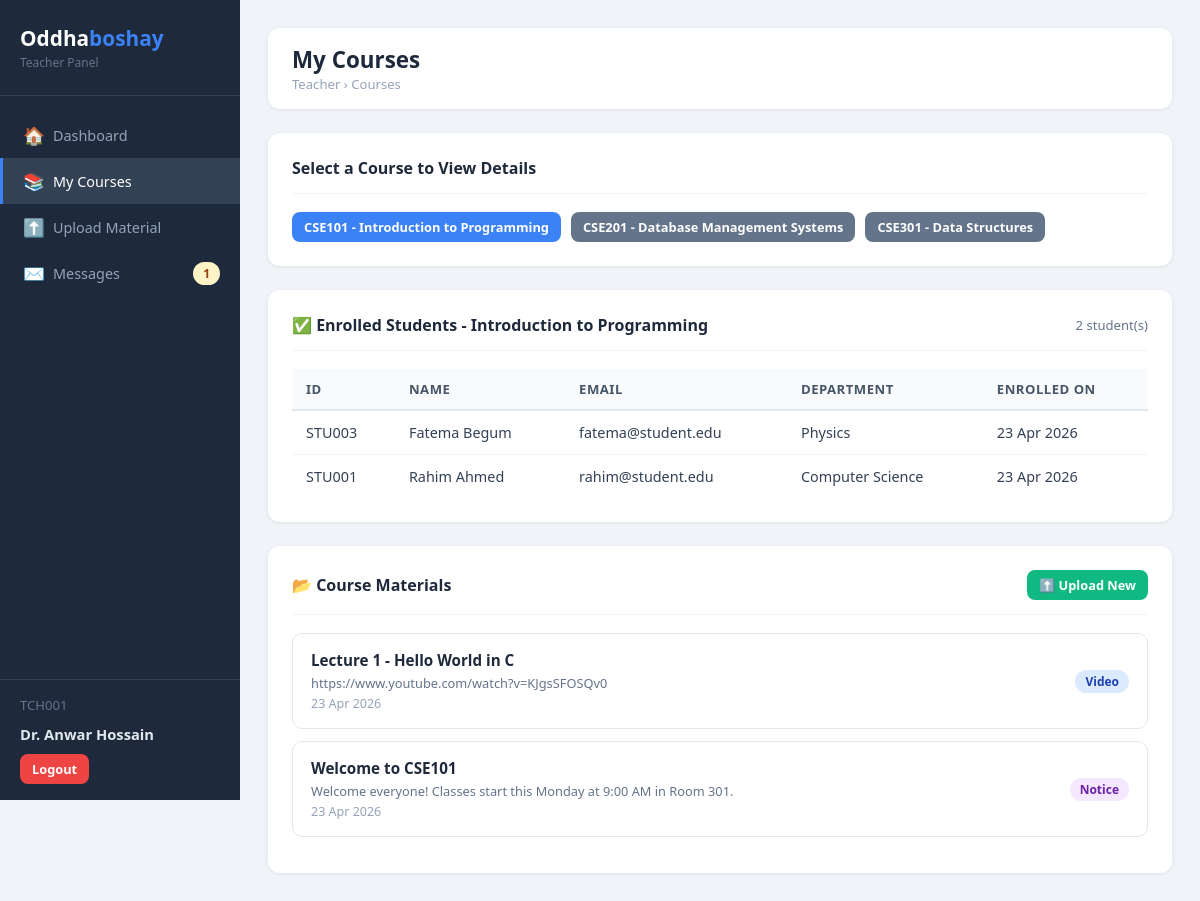
The page /teacher/my_courses.php?course_id=1 (signed in) on the database its author committed.
### tables this page shows
CREATE TABLE IF NOT EXISTS courses (
    id           INT AUTO_INCREMENT PRIMARY KEY,
    course_code  VARCHAR(20)  NOT NULL UNIQUE,       
    course_name  VARCHAR(150) NOT NULL,
    description  TEXT,
    teacher_id   INT,                                
    credits      INT DEFAULT 3,
    created_at   TIMESTAMP DEFAULT CURRENT_TIMESTAMP,
    FOREIGN KEY (teacher_id) REFERENCES teachers(id) ON DELETE SET NULL
);

CREATE TABLE IF NOT EXISTS enrollments (
    id           INT AUTO_INCREMENT PRIMARY KEY,
    student_id   INT NOT NULL,                       
    course_id    INT NOT NULL,                       
    status       ENUM('pending','approved','declined') DEFAULT 'pending',
    requested_at TIMESTAMP DEFAULT CURRENT_TIMESTAMP,
    updated_at   TIMESTAMP DEFAULT CURRENT_TIMESTAMP ON UPDATE CURRENT_TIMESTAMP,
    FOREIGN KEY (student_id) REFERENCES students(id) ON DELETE CASCADE,
    FOREIGN KEY (course_id)  REFERENCES courses(id)  ON DELETE CASCADE,
    UNIQUE KEY   unique_enroll (student_id, course_id)   
);

CREATE TABLE IF NOT EXISTS students (
    id          INT AUTO_INCREMENT PRIMARY KEY,
    student_id  VARCHAR(20)  NOT NULL UNIQUE,        
    name        VARCHAR(100) NOT NULL,
    email       VARCHAR(100) NOT NULL UNIQUE,
    password    VARCHAR(255) NOT NULL,               
    phone       VARCHAR(20),
    department  VARCHAR(100),
    created_at  TIMESTAMP DEFAULT CURRENT_TIMESTAMP
);

CREATE TABLE IF NOT EXISTS course_materials (
    id          INT AUTO_INCREMENT PRIMARY KEY,
    course_id   INT  NOT NULL,                       
    teacher_id  INT  NOT NULL,                       
    type        ENUM('video','pdf','notice') NOT NULL,
    title       VARCHAR(200) NOT NULL,
    content     TEXT,                                
    file_path   VARCHAR(500),                        
    created_at  TIMESTAMP DEFAULT CURRENT_TIMESTAMP,
    FOREIGN KEY (course_id)  REFERENCES courses(id)  ON DELETE CASCADE,
    FOREIGN KEY (teacher_id) REFERENCES teachers(id) ON DELETE CASCADE
);

### teacher/my_courses.php (the view, shortened to what this page needs)
<?php
require_once '../config/db.php';
$tid       = $_SESSION['teacher_id'];
$course_id = intval($_GET['course_id'] ?? 0);
$unread_count = $conn->query("SELECT COUNT(*) as cnt FROM messages WHERE receiver_type='teacher' AND receiver_id=$tid AND is_read=0")->fetch_assoc()['cnt'];
$courses = $conn->query("SELECT * FROM courses WHERE teacher_id=$tid ORDER BY course_code");
$selected_course = null;
$students = null;
$materials = null;
if ($course_id) {
    $selected_course = $conn->query("SELECT * FROM courses WHERE id=$course_id AND teacher_id=$tid")->fetch_assoc();
    if ($selected_course) {
        $students = $conn->query("
            SELECT s.student_id, s.name, s.email, s.department, e.requested_at
            FROM   enrollments e
            JOIN   students s ON e.student_id = s.id
            WHERE  e.course_id=$course_id AND e.status='approved'
            ORDER  BY s.name
        ");
        $materials = $conn->query("SELECT * FROM course_materials WHERE course_id=$course_id ORDER BY type, created_at DESC");
    }
}
?>
<!DOCTYPE html>
<html lang="en">
<head>
    <link rel="stylesheet" href="../assets/css/style.css">
</head>
<body>
<div class="layout">
    <aside class="sidebar">
        <div class="sidebar-brand"><h2>Oddha<span>boshay</span></h2><p>Teacher Panel</p></div>
        <nav class="sidebar-nav">
            <a href="dashboard.php">        <span class="icon">🏠</span> Dashboard</a>
            <a href="my_courses.php" class="active"><span class="icon">📚</span> My Courses</a>
            <a href="upload_material.php">  <span class="icon">⬆️</span> Upload Material</a>
            <a href="messages.php">         <span class="icon">✉️</span> Messages
                <?php if ($unread_count > 0): ?><span class="badge badge-pending" style="margin-left:auto;"><?= $unread_count ?></span><?php endif; ?>
            </a>
        </nav>
        <div class="sidebar-footer">
            <div class="user-info"><?= htmlspecialchars($_SESSION['teacher_tid']) ?></div>
            <div class="user-name"><?= htmlspecialchars($_SESSION['teacher_name']) ?></div>
            <a href="logout.php" class="btn btn-danger btn-sm" style="margin-top:10px;">Logout</a>
        </div>
    </aside>
    <main class="main-content">
        <div class="top-header">
            <div><h1>My Courses</h1><div class="breadcrumb">Teacher &rsaquo; Courses</div></div>
        </div>
        <div class="card">
            <div class="card-header"><h3>Select a Course to View Details</h3></div>
            <div style="display:flex;gap:10px;flex-wrap:wrap;">
                <?php while ($c = $courses->fetch_assoc()): ?>
                <a href="?course_id=<?= $c['id'] ?>"
                   class="btn <?= $c['id'] == $course_id ? 'btn-primary' : 'btn-secondary' ?> btn-sm">
                    <?= htmlspecialchars($c['course_code']) ?> - <?= htmlspecialchars($c['course_name']) ?>
                </a>
                <?php endwhile; ?>
            </div>
        </div>
        <?php if ($selected_course): ?>
        <div class="card">
            <div class="card-header">
                <h3>✅ Enrolled Students - <?= htmlspecialchars($selected_course['course_name']) ?></h3>
                <span style="font-size:0.82rem;color:#64748b;"><?= $students->num_rows ?> student(s)</span>
            </div>
            <?php if ($students->num_rows === 0): ?>
                <div class="empty-state"><span class="empty-icon">📭</span><p>No students enrolled yet.</p></div>
            <?php else: ?>
                <div class="table-wrapper">
                    <table>
                        <thead><tr><th>ID</th><th>Name</th><th>Email</th><th>Department</th><th>Enrolled On</th></tr></thead>
                        <tbody>
                            <?php while ($s = $students->fetch_assoc()): ?>
                            <tr>
                                <td><?= htmlspecialchars($s['student_id']) ?></td>
                                <td><?= htmlspecialchars($s['name']) ?></td>
                                <td><?= htmlspecialchars($s['email']) ?></td>
                                <td><?= htmlspecialchars($s['department']) ?></td>
                                <td><?= date('d M Y', strtotime($s['requested_at'])) ?></td>
                            </tr>
                            <?php endwhile; ?>
                        </tbody>
                    </table>
                </div>
            <?php endif; ?>
        </div>
        <div class="card">
            <div class="card-header">
                <h3>📂 Course Materials</h3>
                <a href="upload_material.php?course_id=<?= $selected_course['id'] ?>" class="btn btn-success btn-sm">⬆️ Upload New</a>
            </div>
            <?php if ($materials->num_rows === 0): ?>
                <div class="empty-state"><span class="empty-icon">📂</span><p>No materials uploaded for this course.</p></div>
            <?php else: ?>
                <?php while ($m = $materials->fetch_assoc()): ?>
                <div class="material-card">
                    <div class="mat-info">
                        <h4><?= htmlspecialchars($m['title']) ?></h4>
                        <p><?= htmlspecialchars($m['content'] ?: $m['file_path'] ?: '') ?></p>
                        <small style="color:#94a3b8;"><?= date('d M Y', strtotime($m['created_at'])) ?></small>
                    </div>
                    <span class="badge badge-<?= $m['type'] ?>"><?= ucfirst($m['type']) ?></span>
                </div>
                <?php endwhile; ?>
            <?php endif; ?>
        </div>
        <?php endif; ?>
    </main>
</div>
</body>
</html>

### assets/css/style.css (style rules this page uses)
* { margin: 0; padding: 0; box-sizing: border-box; }
body { font-family: 'Segoe UI', Tahoma, Geneva, Verdana, sans-serif; background: #f0f4f8; color: #334155; font-size: 15px; }
a { text-decoration: none; color: inherit; }
.btn { display: inline-block; padding: 10px 20px; border: none; border-radius: 8px; font-size: 0.9rem; font-weight: 600; cursor: pointer; transition: opacity 0.2s, transform 0.1s; text-align: center; }
.btn-primary { background: #3b82f6; color: #fff; }
.btn-success { background: #10b981; color: #fff; }
.btn-danger { background: #ef4444; color: #fff; }
.btn-secondary { background: #64748b; color: #fff; }
.btn-sm { padding: 6px 12px; font-size: 0.8rem; }
.layout { display: flex; min-height: 100vh; }
.sidebar { width: 240px; background: #1e293b; color: #e2e8f0; display: flex; flex-direction: column; flex-shrink: 0; position: fixed; top: 0; left: 0; height: 100vh; overflow-y: auto; z-index: 100; }
.sidebar-brand { padding: 24px 20px; border-bottom: 1px solid #334155; }
.sidebar-brand h2 { font-size: 1.3rem; font-weight: 700; color: #fff; }
.sidebar-brand h2 span { color: #3b82f6; }
.sidebar-brand p { font-size: 0.75rem; color: #64748b; margin-top: 2px; }
.sidebar-nav { padding: 16px 0; flex: 1; }
.sidebar-nav a { display: flex; align-items: center; gap: 10px; padding: 11px 20px; color: #94a3b8; font-size: 0.9rem; font-weight: 500; transition: all 0.15s; border-left: 3px solid transparent; }
.sidebar-nav a.active { color: #fff; background: #334155; border-left-color: #3b82f6; }
.sidebar-nav .icon { font-size: 1.1rem; width: 20px; text-align: center; }
.sidebar-footer { padding: 16px 20px; border-top: 1px solid #334155; }
.sidebar-footer .user-info { font-size: 0.82rem; color: #64748b; margin-bottom: 10px; }
.sidebar-footer .user-name { font-size: 0.92rem; color: #e2e8f0; font-weight: 600; }
.main-content { flex: 1; margin-left: 240px; padding: 28px; min-height: 100vh; background: #f0f4f8; }
.top-header { background: #fff; border-radius: 12px; padding: 16px 24px; display: flex; align-items: center; justify-content: space-between; margin-bottom: 24px; box-shadow: 0 1px 4px rgba(0,0,0,0.07); }
.top-header h1 { font-size: 1.4rem; font-weight: 700; color: #1e293b; }
.top-header .breadcrumb { font-size: 0.82rem; color: #94a3b8; }
.card { background: #fff; border-radius: 12px; padding: 24px; box-shadow: 0 1px 4px rgba(0,0,0,0.07); margin-bottom: 24px; }
.card-header { display: flex; align-items: center; justify-content: space-between; margin-bottom: 18px; padding-bottom: 14px; border-bottom: 1px solid #f1f5f9; }
.card-header h3 { font-size: 1rem; font-weight: 700; color: #1e293b; }
.table-wrapper { overflow-x: auto; }
table { width: 100%; border-collapse: collapse; font-size: 0.9rem; }
thead th { background: #f8fafc; padding: 11px 14px; text-align: left; font-weight: 600; color: #475569; font-size: 0.82rem; text-transform: uppercase; letter-spacing: 0.5px; border-bottom: 2px solid #e2e8f0; }
tbody td { padding: 12px 14px; border-bottom: 1px solid #f1f5f9; color: #334155; vertical-align: middle; }
tbody tr:last-child td { border-bottom: none; }
.badge { display: inline-block; padding: 3px 10px; border-radius: 20px; font-size: 0.75rem; font-weight: 600; }
.badge-pending { background: #fef3c7; color: #92400e; }
.badge-video { background: #dbeafe; color: #1e40af; }
.badge-notice { background: #f3e8ff; color: #6b21a8; }
.material-card { border: 1.5px solid #e2e8f0; border-radius: 10px; padding: 16px 18px; margin-bottom: 12px; display: flex; align-items: center; justify-content: space-between; gap: 12px; transition: border-color 0.2s; }
.material-card .mat-info h4 { font-size: 0.95rem; font-weight: 600; color: #1e293b; margin-bottom: 4px; }
.material-card .mat-info p { font-size: 0.8rem; color: #64748b; }

### rows shown on the page
courses: course_code "CSE101", course_name "Introduction to Programming"
courses: course_code "CSE201", course_name "Database Management Systems"
courses: course_code "CSE301", course_name "Data Structures"
enrollments: student.student_id "STU003", student.name "Fatema Begum", student.email "fatema@student.edu", student.department "Physics", requested_at "23 Apr 2026"
enrollments: student.student_id "STU001", student.name "Rahim Ahmed", student.email "rahim@student.edu", student.department "Computer Science", requested_at "23 Apr 2026"
course_materials: title "Lecture 1 - Hello World in C", content "https://www.youtube.com/watch?v=KJgsSFOSQv0", created_at "23 Apr 2026", type "Video"
course_materials: title "Welcome to CSE101", content "Welcome everyone! Classes start this Monday at 9:00 AM in Room 301.", created_at "23 Apr 2026", type "Notice"

### other values the page prints
$unread_count "1"
$_SESSION['teacher_tid'] "TCH001"
$_SESSION['teacher_name'] "Dr. Anwar Hossain"
$students->num_rows "2"
